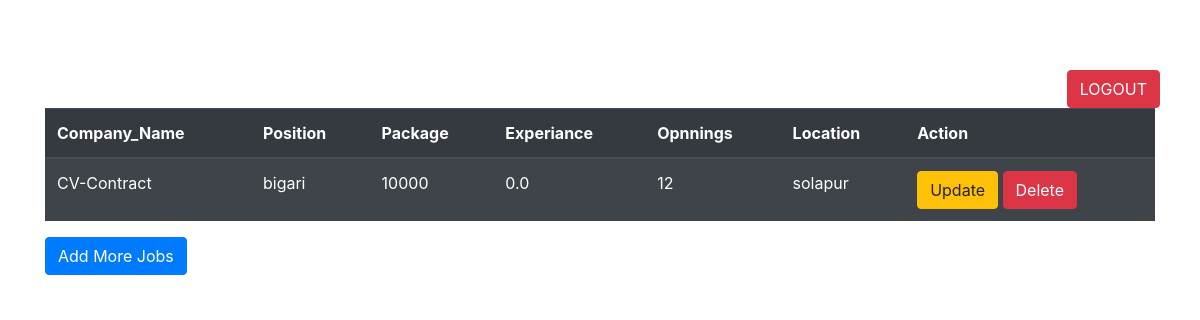
Page /read_civil/ on the committed database.
### job_portal_app/models.py (models this page shows)
class civilJobModel(models.Model):
    Company_Name = models.CharField(max_length=100)
    Position = models.CharField(max_length=100)
    Package = models.IntegerField()
    Experiance = models.FloatField()
    Opnnings = models.IntegerField()
    Location = models.CharField(max_length=100)

### job_portal_app/views.py (the view)
# urls.py: path('read_civil/',views.read_civil),
def read_civil(request):
    form = civilJobModel.objects.all()
    return render(request,'read_civil.html',{'form':form})

### templates/read_civil.html (shortened to what this page needs)
<!DOCTYPE html>
<html lang="en">
<head>
    <link rel="stylesheet" href="https://cdn.jsdelivr.net/npm/bootstrap@4.6.2/dist/css/bootstrap.min.css">
</head>
<body>
  <a id="logout" href="/logout/" class="btn btn-danger">LOGOUT</a>
  <div class="container">
    <h1 style="text-align: center;color: white;">Here you will all Jobs</h1>
    <table class="table table-striped table-dark">
        <thead>
          <tr>
            <th scope="col">Company_Name</th>
            <th scope="col">Position</th>
            <th scope="col">Package</th>
            <th scope="col">Experiance</th>
            <th scope="col">Opnnings</th>
            <th scope="col">Location</th>
            <th scope="col">Action</th>
          </tr>
        </thead>
        <tbody>
        {% for i in form %}
            <tr>
                <td>{{i.Company_Name}}</td>
                <td>{{i.Position}}</td>
                <td>{{i.Package}}</td>
                <td>{{i.Experiance}}</td>
                <td>{{i.Opnnings}}</td>
                <td>{{i.Location}}</td>
                <td>
                    <a href="/update_civil/{{i.id}}/" class="btn btn-warning">Update</a>
                    <a href="/delete_civil/{{i.id}}/" class="btn btn-danger">Delete</a>
                </td>
            </tr>
        {% endfor %}
        </tbody>
      </table>
      <form action="/add_civil/">
        <button type="submit" class="btn btn-primary">Add More Jobs</button>
      </form>
    </div>
</body>
</html>

### templates/read_civil.html (style rules this page uses)
body { background-image: url('https://imgs.search.brave.com/7BJzQfg5OO0iwWnwumLZgWanbY_kd-6dnorwsL0LqnU/rs:fit:860:0:0:0/g:ce/aHR0cHM6Ly9jZG4u/cGl4YWJheS5jb20v/cGhvdG8vMjAyMC8x/Mi8yNC8wNC8yMC9w/b3J0YWwtNTg1NjQ1/Ml82NDAuanBn'); background-repeat: no-repeat; background-size: cover; }
.container { margin-top: 50px; }
#logout { float: right; margin-right: 40px; margin-top: 20px; }

### rows in the picture
civilJobModel: Company_Name "CV-Contract", Position "bigari", Package "10000", Experiance "0.0", Opnnings "12", Location "solapur"
